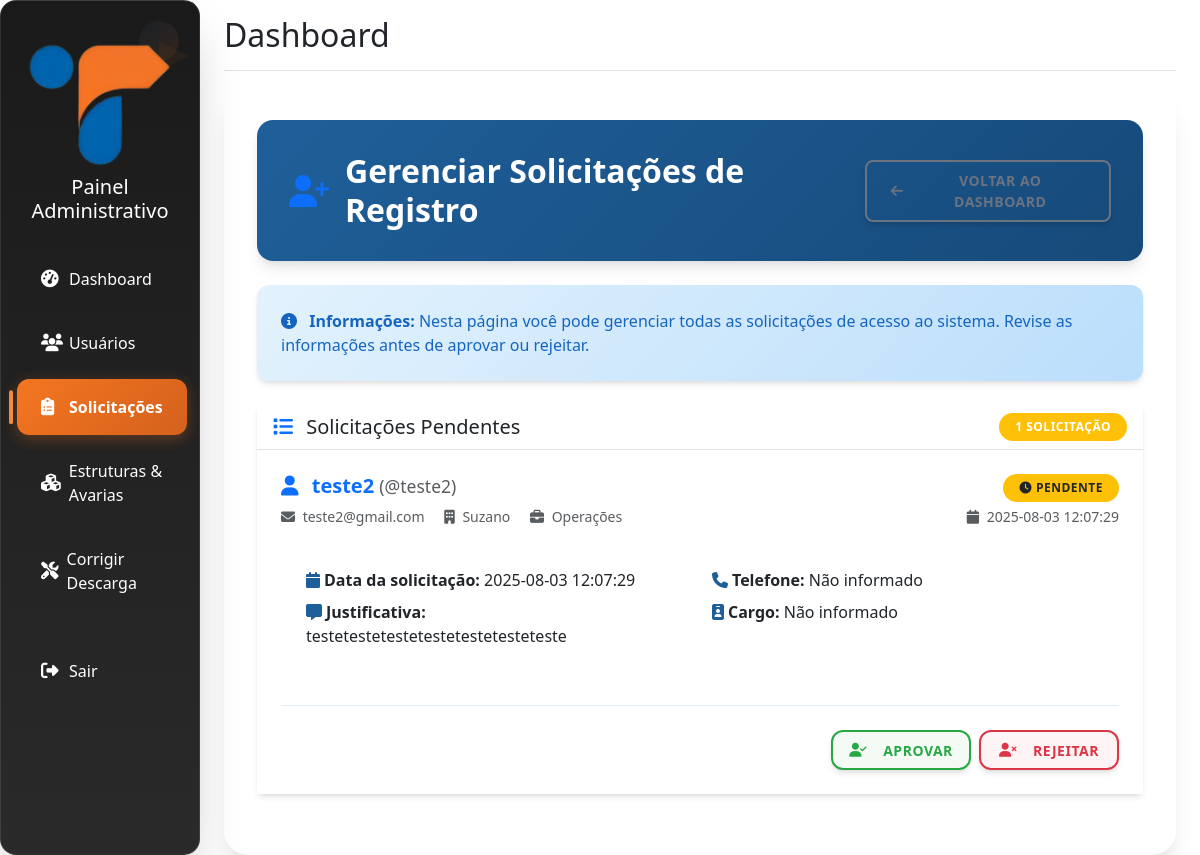
The app's page /admin/solicitacoes (signed in), older data.
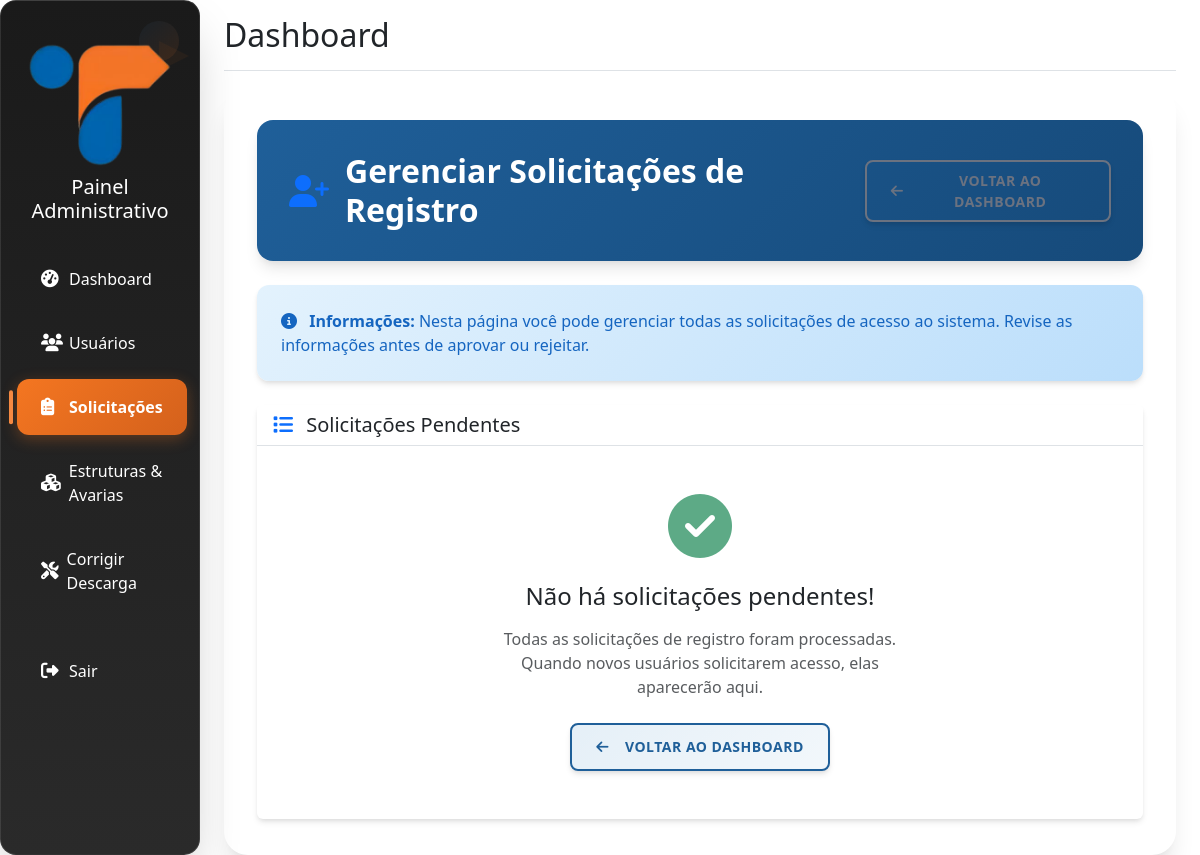
The same page, newer data.
### tables this page shows
CREATE TABLE solicitacoes_registro (
        id INTEGER PRIMARY KEY AUTOINCREMENT,
        nome TEXT NOT NULL,
        username TEXT UNIQUE NOT NULL,
        email TEXT UNIQUE NOT NULL,
        setor TEXT,
        justificativa TEXT,
        data_solicitacao TEXT NOT NULL,
        status TEXT DEFAULT 'pendente',
        processado_por TEXT,
        data_processamento TEXT
    , unidade TEXT DEFAULT 'Rio de Janeiro', motivo_rejeicao TEXT, nivel_solicitado TEXT);

### admin/routes.py (the view)
@admin_bp.route('/solicitacoes')
@admin_completo_only_required
def listar_solicitacoes():
    try:
        db = get_db()
        cursor = db.cursor()
        cursor.execute("""
            SELECT * FROM solicitacoes_registro
            WHERE status = 'pendente'
            ORDER BY data_solicitacao DESC
        """)
        solicitacoes = cursor.fetchall()
        return render_template('admin/solicitacoes.html',
                              solicitacoes=solicitacoes,
                              username=session.get('username'))
    except Exception as e:
        logger.error(f"Erro ao listar solicitações: {e}")
        flash(f"Erro ao carregar solicitações: {e}", "danger")
        return redirect(url_for('admin.admin_dashboard'))

### db.py (called while the page is built)
def get_db():
    if 'db' not in g:
        try:
            g.db = sqlite3.connect(
                current_app.config['DATABASE'],
                detect_types=sqlite3.PARSE_DECLTYPES,
                timeout=30.0,  # 30 segundos de timeout
                isolation_level=None  # Autocommit mode
            )
            g.db.execute('PRAGMA busy_timeout = 10000;')  # 10 segundos
            g.db.row_factory = sqlite3.Row
            logger.debug("Nova conexão com o banco de dados estabelecida")
        except sqlite3.Error as e:
            logger.error(f"Erro ao conectar ao banco de dados: {e}")
            raise
    return g.db

### utils/db.py (called while the page is built)
def get_db():
    try:
        return main_get_db()
    except Exception as e:
        logger.error(f"Erro ao obter conexão com o banco de dados: {e}")
        if 'db' not in g:
            g.db = sqlite3.connect(
                current_app.config['DATABASE'],
                detect_types=sqlite3.PARSE_DECLTYPES,
                timeout=30.0
            )
            g.db.row_factory = sqlite3.Row
        return g.db

### utils/permissions.py (called while the page is built, shortened)
def get_user_role():
    role = session.get('role') or session.get('nivel')
    return role

def has_role(required_role):
    user_role = get_user_role()
    if not user_role or user_role not in ROLES:
        return False
    return ROLES[user_role] >= ROLES[required_role]

def admin_completo_only_required(f):
    @wraps(f)
    def decorated_function(*args, **kwargs):
        user_role = get_user_role()
        return f(*args, **kwargs)
    return decorated_function

### templates/admin/solicitacoes.html (shortened to what this page needs)
{% extends "admin/base.html" %}
{% block extra_css %}
<link rel="stylesheet" href="{{ url_for('static', filename='css/admin-theme.css') }}">
{% endblock %}
{% block content %}
<div class="main-content">
    <div class="page-header mb-4">
        <div class="d-flex justify-content-between align-items-center">
            <h1 class="h2 mb-0">
                <i class="fas fa-user-plus me-2 text-primary"></i>
                Gerenciar Solicitações de Registro
            </h1>
            <div class="btn-toolbar">
                <a href="{{ url_for('admin.admin_dashboard') }}" class="btn btn-outline-secondary">
                    <i class="fas fa-arrow-left me-1"></i> Voltar ao Dashboard
                </a>
            </div>
        </div>
    </div>
    <div class="alert alert-info border-0 shadow-sm mb-4">
        <i class="fas fa-info-circle me-2"></i>
        <strong>Informações:</strong> Nesta página você pode gerenciar todas as solicitações de acesso ao sistema. Revise as informações antes de aprovar ou rejeitar.
    </div>
    <div class="card border-0 shadow-sm">
        <div class="card-header bg-white border-bottom">
            <div class="d-flex justify-content-between align-items-center">
                <h5 class="mb-0 text-dark">
                    <i class="fas fa-list me-2 text-primary"></i>
                    Solicitações Pendentes
                </h5>
                {% if solicitacoes %}
                <span class="badge bg-warning rounded-pill px-3 py-2">
                    {{ solicitacoes|length }} {{ 'solicitação' if solicitacoes|length == 1 else 'solicitações' }}
                </span>
                {% endif %}
            </div>
        </div>
        <div class="card-body p-0">
            {% if solicitacoes %}
                <div class="list-group list-group-flush">
                    {% for solicitacao in solicitacoes %}
                        <div class="list-group-item border-0 p-4 solicitacao-card slide-in-right" style="animation-delay: {{ loop.index0 * 0.1 }}s;">
                            <div class="d-flex justify-content-between align-items-start mb-3">
                                <div class="flex-grow-1">
                                    <h5 class="mb-2 text-primary fw-bold">
                                        <i class="fas fa-user me-2"></i>
                                        {{ solicitacao.nome }}
                                        <small class="text-muted fw-normal">(@{{ solicitacao.username }})</small>
                                    </h5>
                                    <div class="text-muted small">
                                        <span class="me-3">
                                            <i class="fas fa-envelope me-1"></i>
                                            {{ solicitacao.email }}
                                        </span>
                                        <span class="me-3">
                                            <i class="fas fa-building me-1"></i>
                                            {{ solicitacao.unidade }}
                                        </span>
                                        <span>
                                            <i class="fas fa-briefcase me-1"></i>
                                            {{ solicitacao.setor }}
                                        </span>
                                    </div>
                                </div>
                                <div class="text-end">
                                    <span class="badge bg-warning text-dark px-3 py-2 rounded-pill">
                                        <i class="fas fa-clock me-1"></i>Pendente
                                    </span>
                                    <div class="text-muted small mt-1">
                                        <i class="fas fa-calendar me-1"></i>
                                        {{ solicitacao.data_solicitacao }}
                                    </div>
                                </div>
                            </div>
                                    <div class="details-container mb-3">
                                        <div class="row">
                                            <div class="col-md-6">
                                                <p class="mb-2">
                                                    <strong><i class="fas fa-calendar me-1 text-itracker-blue"></i>Data da solicitação:</strong>
                                                    {{ solicitacao.data_solicitacao }}
                                                </p>
                                                <p class="mb-2">
                                                    <strong><i class="fas fa-comment-alt me-1 text-itracker-blue"></i>Justificativa:</strong>
                                                    {{ solicitacao.justificativa or 'Não informada' }}
                                                </p>
                                            </div>
                                            <div class="col-md-6">
                                                <p class="mb-2">
                                                    <strong><i class="fas fa-phone me-1 text-itracker-blue"></i>Telefone:</strong>
                                                    {{ solicitacao.telefone or 'Não informado' }}
                                                </p>
                                                <p class="mb-2">
                                                    <strong><i class="fas fa-id-badge me-1 text-itracker-blue"></i>Cargo:</strong>
                                                    {{ solicitacao.cargo or 'Não informado' }}
                                                </p>
                                            </div>
                                        </div>
                                    </div>
                                    <div class="actions-container">
                                        <div class="action-buttons d-flex gap-2 justify-content-end">
                                            <button class="btn btn-outline-success btn-lg show-approval-form shadow-sm" data-id="{{ solicitacao.id }}" title="Aprovar solicitação de acesso">
                                                <i class="fas fa-user-check me-2"></i>
                                                <span class="fw-bold">Aprovar</span>
                                            </button>
                                            <button class="btn btn-outline-danger btn-lg show-rejection-form shadow-sm" data-id="{{ solicitacao.id }}" title="Rejeitar solicitação de acesso">
                                                <i class="fas fa-user-times me-2"></i>
                                                <span class="fw-bold">Rejeitar</span>
                                            </button>
                                        </div>
                                    </div>
                                </div>
                            </div>
                        {% endfor %}
                </div>
            {% else %}
                <div class="text-center py-5">
                    <div class="mb-4">
                        <i class="fas fa-check-circle text-success" style="font-size: 4rem; opacity: 0.7;"></i>
                    </div>
                    <h4 class="text-dark mb-3">Não há solicitações pendentes!</h4>
                    <p class="text-muted mb-4 mx-auto" style="max-width: 400px;">
                        Todas as solicitações de registro foram processadas. Quando novos usuários solicitarem acesso, elas aparecerão aqui.
                    </p>
                    <a href="{{ url_for('admin.admin_dashboard') }}" class="btn btn-outline-primary">
                        <i class="fas fa-arrow-left me-2"></i>Voltar ao Dashboard
                    </a>
                </div>
            {% endif %}
        </div>
    </div>
</div>
{% endblock %}

### templates/admin/base.html (shortened to what this page needs)
<!DOCTYPE html>
<html lang="pt-BR">
<head>
    <link href="https://cdn.jsdelivr.net/npm/bootstrap@5.3.0/dist/css/bootstrap.min.css" rel="stylesheet">
    <link rel="stylesheet" href="https://cdnjs.cloudflare.com/ajax/libs/font-awesome/6.4.0/css/all.min.css">
    <link rel="stylesheet" href="https://cdn.jsdelivr.net/npm/sweetalert2@11.7.0/dist/sweetalert2.min.css">
    <link rel="stylesheet" href="/static/css/admin-theme.css">
    {% block extra_css %}{% endblock %}
</head>
<body>
    <div class="container-fluid">
        <div class="row">
            <div class="col-md-3 col-lg-2 d-md-block bg-dark sidebar collapse">
                <div class="position-sticky pt-3">
                    <div class="text-center mb-4">
                        <img src="/static/assets/itracker_logo.png" alt="iTracker Logo" class="img-fluid" style="max-width: 150px;">
                        <h5 class="text-white mt-2">Painel Administrativo</h5>
                    </div>
                    <ul class="nav flex-column">
                        {% if session.get('nivel') == 'admin' %}
                        <li class="nav-item">
                            <a class="nav-link text-white {% if request.path == '/admin/' or request.path == '/admin/dashboard' %}active{% endif %}" href="{{ url_for('admin.admin_dashboard') }}">
                                <i class="fas fa-tachometer-alt me-2"></i> Dashboard
                            </a>
                        </li>
                        <li class="nav-item">
                            <a class="nav-link text-white {% if 'usuarios' in request.path %}active{% endif %}" href="{{ url_for('admin.listar_usuarios') }}">
                                <i class="fas fa-users me-2"></i> Usuários
                            </a>
                        </li>
                        <li class="nav-item">
                            <a class="nav-link text-white {% if 'solicitacoes' in request.path %}active{% endif %}" href="{{ url_for('admin.listar_solicitacoes') }}">
                                <i class="fas fa-clipboard-list me-2"></i> Solicitações
                            </a>
                        </li>
                        <li class="nav-item">
                            <a class="nav-link text-white {% if 'estruturas-avarias' in request.path %}active{% endif %}" href="{{ url_for('admin.gerenciar_estruturas_avarias') }}">
                                <i class="fas fa-cubes me-2"></i> Estruturas & Avarias
                            </a>
                        </li>
                        {% endif %}
                        {% if session.get('nivel') in ['admin', 'admin_administrativo'] %}
                        <li class="nav-item">
                            <a class="nav-link text-white {% if 'corrigir-descarga' in request.path %}active{% endif %}" href="{{ url_for('admin.pagina_corrigir_descarga') }}">
                                <i class="fas fa-tools me-2"></i> Corrigir Descarga
                            </a>
                        </li>
                        {% endif %}
                        <li class="nav-item mt-4">
                            <a class="nav-link text-white" href="{{ url_for('auth.logout') }}">
                                <i class="fas fa-sign-out-alt me-2"></i> Sair
                            </a>
                        </li>
                    </ul>
                </div>
            </div>
            <main class="col-md-9 ms-sm-auto col-lg-10 px-md-4">
                <div class="d-flex justify-content-between flex-wrap flex-md-nowrap align-items-center pt-3 pb-2 mb-3 border-bottom">
                    <h1 class="h2">{% block page_title %}Dashboard{% endblock %}</h1>
                </div>
                {% block content %}{% endblock %}
            </main>
        </div>
    </div>
</body>
</html>

### templates/admin/solicitacoes.html (style rules this page uses)
.form-control, .form-select, .btn { min-height: 48px; border-radius: var(--border-radius-md); transition: var(--transition-normal); }

Row changes from the older to the newer data that the page shows:
no longer on this page (row edited): solicitacoes_registro: nome "teste2", username "teste2", email "teste2@gmail.com", unidade "Suzano", setor "Operações", data_solicitacao "2025-08-03 12:07:29", justificativa "testetestetestetestetestetesteteste", telefone "Não informado", cargo "Não informado"
Text that changed along with them:
{{ solicitacoes|length }}: "1" → (not shown)
{{ 'solicitação' if solicitacoes|length == 1 else 'solicitações' }}: "SOLICITAÇÃO" → (not shown)
text now shown: "Não há solicitações pendentes! Todas as solicitações de registro foram processadas. Quando novos usuários solicitarem acesso, elas aparecerão aqui. VOLTAR AO DASHBOARD"
